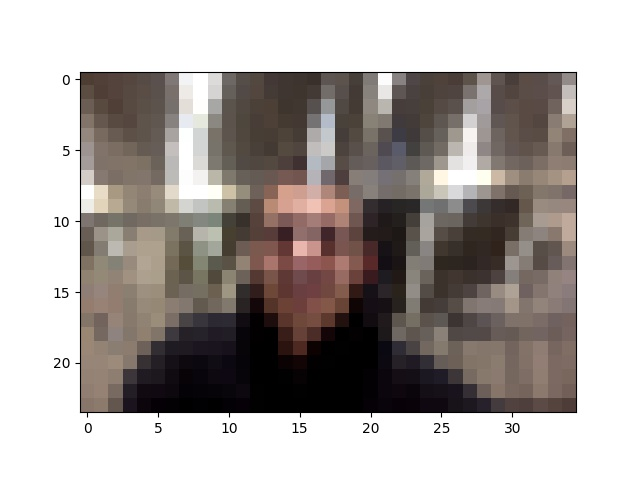
#> input picture images/img2.jpg, 640 x 480 px, found by its file name
$ python color_cloud_generator.py   (older library calls are emulated)
#> lines starting #> are read from the running program, lines starting #| are printed output that depends on the picture
from scipy.ndimage import imread
import numpy as np
from PIL import Image
import matplotlib.pyplot as plt
from mpl_toolkits.mplot3d import Axes3D

def generate_color_cloud(path, size=(352, 240), show=True,
    gen_img=True, path_to_save="../images"):
    """
    Given an image, it maps all its pixels onto a three-dimensional space
    using its (R,G,B) values and saves this color cloud if wanted.

    Args
        path: path to an image
        size: size to resize the image to
        show: whether to display the color cloud image via matplotlib
        gen_imag: whether to generate and save the image of the color cloud
        path_to_save: path to where to save the color_cloud

    Returns
        dictionary TODO also give position TODO list of all pixel color, mapped between 0 and 1
    """
#> called with path = '../example/img2.jpg', size = (352, 240), show = True, gen_img = True, path_to_save = '../images'

    im = Image.open(path)
#> im is the input picture: PIL image 640x480 RGB; mean R, G, B 170.2, 164, 161.1
    image = np.array(im.resize(size, Image.ANTIALIAS))
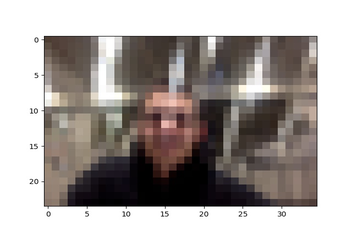
#> image: shape (240, 352, 3); mean R, G, B 170, 163.8, 160.9
    f_image = image.reshape(size[0]*size[1],3).astype(float)
    # put rgb values between 0 and 1
    for i in range(3):
        f_image[:,i] = f_image[:,i]/255

    # plot them an save them
    fig = plt.figure()
    ax = fig.add_subplot(111, projection='3d')
    ax.scatter(f_image[:,0], f_image[:,1], f_image[:,2], c=f_image, marker='o')
    ax.set_xlim3d(0, 1)
    ax.set_ylim3d(0, 1)
    ax.set_zlim3d(0, 1)
    plt.savefig(path_to_save + "/color_cloud.png")
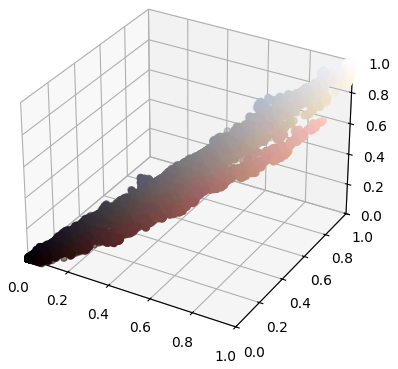
#> figure drawn by matplotlib, 1 panel
    if show:
        plt.show()

if __name__=="__main__":
    generate_color_cloud("../example/img2.jpg")
